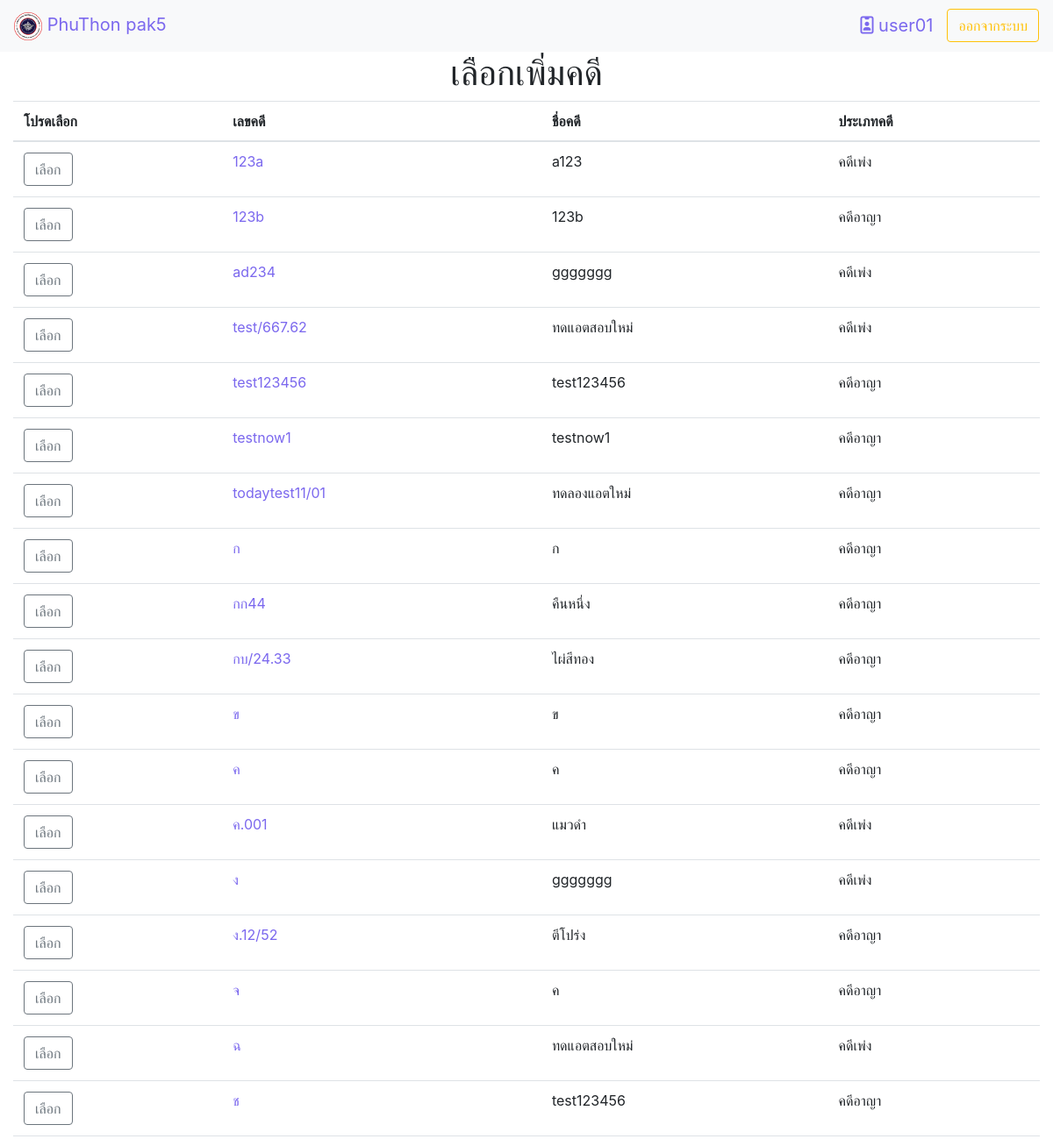
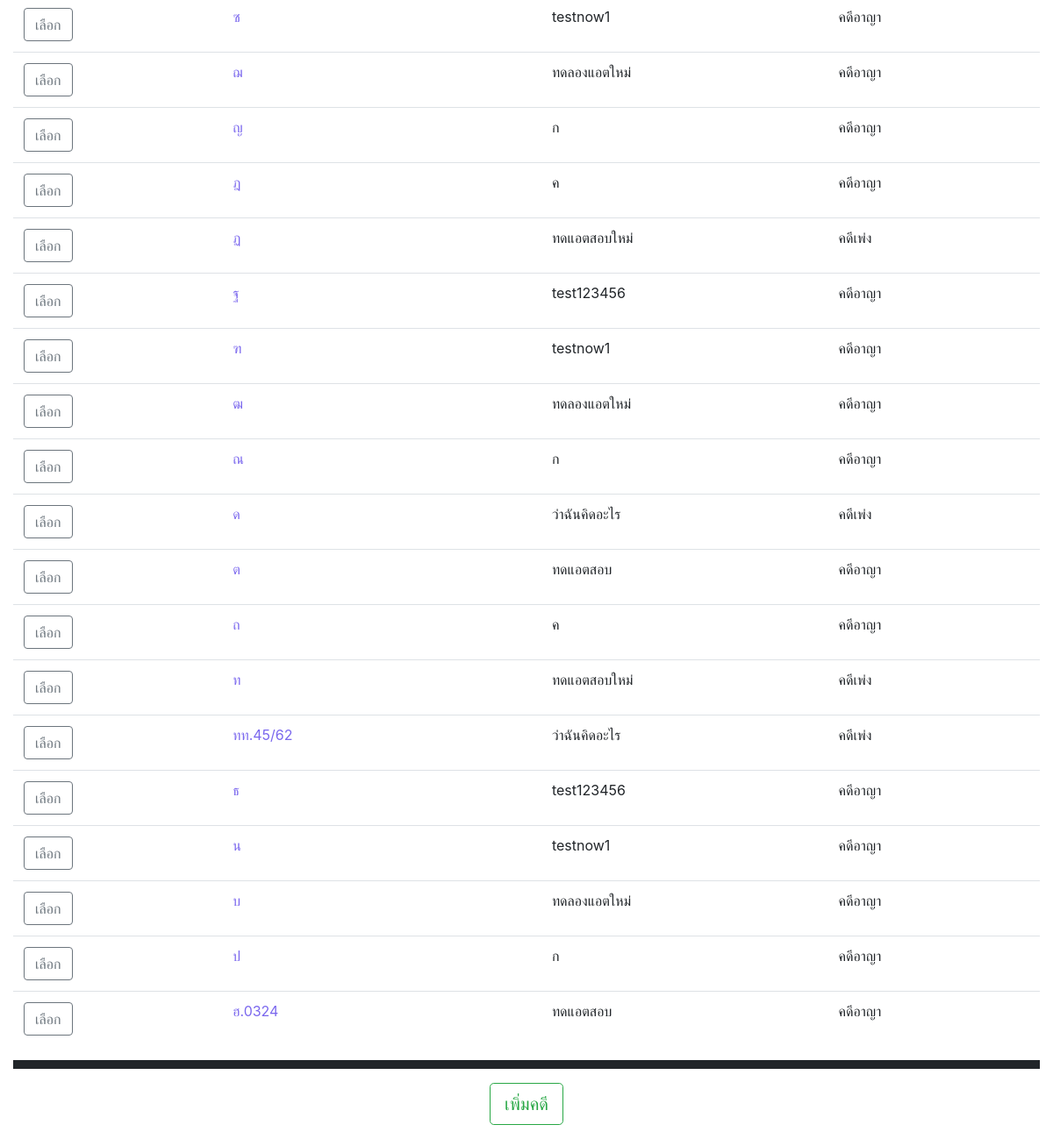
The app's page /home.php?&module=2&action=2 (signed in) with its own data (2 pictures, top to bottom).
### tables this page shows
CREATE TABLE `case_name` (
  `case_id` varchar(255) NOT NULL,
  `case_name` varchar(255) NOT NULL,
  `case_type` tinyint(2) NOT NULL,
  `case_savetime` datetime NOT NULL DEFAULT current_timestamp(),
  `case_status` tinyint(2) NOT NULL
);

### module/insert/idcase_insert.php (the view, shortened to what this page needs)
<h1 class="text-center">เลือกเพิ่มคดี</h1>
<table class="table" id="myTable">
<thead>
    <tr>
      <th scope="col">โปรดเลือก</th>
      <th scope="col">เลขคดี</th>
      <th scope="col">ชื่อคดี</th>
      <th scope="col">ประเภทคดี</th>
    </tr>
  </thead>
<?php
$con = connect_db();
$sql_res = mysqli_query($con,"SELECT cn.case_id,cn.case_name,cn.case_type,cn.case_savetime FROM case_name as cn")or die("select sql responsible_person error".mysqli_error($con));
       while(list($case_id,$case_name,$case_type)=mysqli_fetch_row($sql_res)){
        if($case_type==1){
          $case_typeName="คดีเพ่ง";
        }else{
          $case_typeName="คดีอาญา";
        }
            echo"
            <tr>
              <td ><a href='?datacase=$case_id&module=2&action=3'><button type='button' class='btn btn-outline-secondary'>เลือก</button></a></td>
              <td><a href='?datacase=$case_id&module=1&action=1'>$case_id</a></td>
              <td>$case_name</td>
              <td>$case_typeName</td>
          </tr>";
        }
?>
</table>
  <hr style="border: solid 5px;">
  <p class="text-center"><td class="text-center" colspan=4><button type="button" class="btn btn-outline-success btn_add btn-lg" id="btn_add">เพิ่มคดี</button></p>

### home.css (style rules this page uses)
a { color:#7B68EE; }

### records on screen
case_name: case_id "123a", case_name "a123", case_type "คดีเพ่ง"
case_name: case_id "123b", case_name "123b", case_type "คดีอาญา"
case_name: case_id "ad234", case_name "ggggggg", case_type "คดีเพ่ง"
case_name: case_id "test/667.62", case_name "ทดแอตสอบใหม่", case_type "คดีเพ่ง"
case_name: case_id "test123456", case_name "test123456", case_type "คดีอาญา"
case_name: case_id "testnow1", case_name "testnow1", case_type "คดีอาญา"
case_name: case_id "todaytest11/01", case_name "ทดลองแอตใหม่", case_type "คดีอาญา"
case_name: case_id "ก", case_name "ก", case_type "คดีอาญา"
case_name: case_id "กก44", case_name "คืนหนึ่ง", case_type "คดีอาญา"
case_name: case_id "กบ/24.33", case_name "ไผ่สีทอง", case_type "คดีอาญา"
case_name: case_id "ข", case_name "ข", case_type "คดีอาญา"
case_name: case_id "ค", case_name "ค", case_type "คดีอาญา"
case_name: case_id "ค.001", case_name "แมวดำ", case_type "คดีเพ่ง"
case_name: case_id "ง", case_name "ggggggg", case_type "คดีเพ่ง"
case_name: case_id "ง.12/52", case_name "ตีโปร่ง", case_type "คดีอาญา"
case_name: case_id "จ", case_name "ค", case_type "คดีอาญา"
case_name: case_id "ฉ", case_name "ทดแอตสอบใหม่", case_type "คดีเพ่ง"
case_name: case_id "ช", case_name "test123456", case_type "คดีอาญา"
case_name: case_id "ซ", case_name "testnow1", case_type "คดีอาญา"
case_name: case_id "ฌ", case_name "ทดลองแอตใหม่", case_type "คดีอาญา"
case_name: case_id "ญ", case_name "ก", case_type "คดีอาญา"
case_name: case_id "ฎ", case_name "ค", case_type "คดีอาญา"
case_name: case_id "ฏ", case_name "ทดแอตสอบใหม่", case_type "คดีเพ่ง"
case_name: case_id "ฐ", case_name "test123456", case_type "คดีอาญา"
case_name: case_id "ฑ", case_name "testnow1", case_type "คดีอาญา"
case_name: case_id "ฒ", case_name "ทดลองแอตใหม่", case_type "คดีอาญา"
case_name: case_id "ณ", case_name "ก", case_type "คดีอาญา"
case_name: case_id "ด", case_name "ว่าฉันคิดอะไร", case_type "คดีเพ่ง"
case_name: case_id "ต", case_name "ทดแอตสอบ", case_type "คดีอาญา"
case_name: case_id "ถ", case_name "ค", case_type "คดีอาญา"
case_name: case_id "ท", case_name "ทดแอตสอบใหม่", case_type "คดีเพ่ง"
case_name: case_id "ทท.45/62", case_name "ว่าฉันคิดอะไร", case_type "คดีเพ่ง"
case_name: case_id "ธ", case_name "test123456", case_type "คดีอาญา"
case_name: case_id "น", case_name "testnow1", case_type "คดีอาญา"
case_name: case_id "บ", case_name "ทดลองแอตใหม่", case_type "คดีอาญา"
case_name: case_id "ป", case_name "ก", case_type "คดีอาญา"
case_name: case_id "ฮ.0324", case_name "ทดแอตสอบ", case_type "คดีอาญา"

### other values on screen
$_SESSION['user_name'] "user01"
